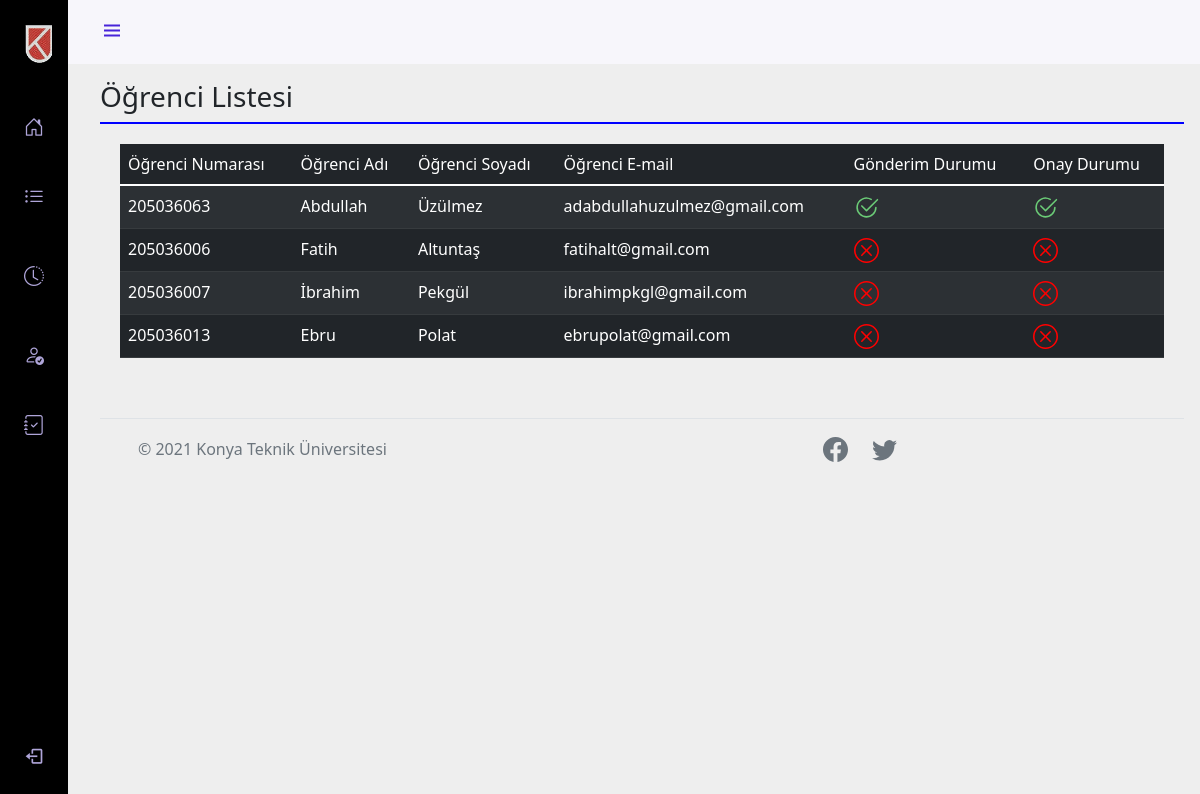
Screenshot of /Danisman/ogrenci_listesi.php?ID=3 with the database file from the repository.
### tables this page shows
CREATE TABLE `ogrenciler` (
  `Ogrenci_id` int(11) NOT NULL,
  `Ogrenci_adi` varchar(50) DEFAULT NULL,
  `Ogrenci_soyadi` varchar(50) DEFAULT NULL,
  `Ogrenci_Email` varchar(50) DEFAULT NULL,
  `Ogrenci_Sifre` varchar(20) DEFAULT NULL,
  `Ogrenci_cinsiyet` varchar(5) DEFAULT NULL,
  `Ogrenci_Telefon` varchar(11) DEFAULT NULL,
  `Ogrenci_no` varchar(9) NOT NULL,
  `Ogrenci_resim` varchar(40) DEFAULT NULL,
  `il_kodu` varchar(20) NOT NULL,
  `ilce_kodu` varchar(255) DEFAULT NULL,
  `Ogrenci_sinif_id` int(11) DEFAULT NULL,
  `Ogrenci_danisman_id` int(11) DEFAULT NULL,
  `Ogrenci_bolum_id` int(11) NOT NULL,
  `Durumu` int(11) DEFAULT NULL,
  `StajOnay` int(11) NOT NULL,
  `StajOnayBaskan` int(11) DEFAULT NULL,
  `Silinme_Durumu` tinyint(1) DEFAULT NULL,
  `OgrenciStajBasvuru` tinyint(4) NOT NULL,
  `OgrenciStajGonderim` tinyint(4) NOT NULL,
  `ReddetmeYorumu` varchar(255) DEFAULT NULL
);

### Danisman/ogrenci_listesi.php (the view, shortened to what this page needs)
<?php
include '../Include/Header.php';
if (isset($_GET['ID'])) {
  $GelenID        =   $_GET['ID'];
}
?>
<body id="body-pd">
  <header class="header" id="header">
    <div class="header_toggle"> <i class='bx bx-menu' id="header-toggle"></i> </div>
  </header>
  <div class="l-navbar" id="nav-bar">
    <nav class="nav">
      <div> <a href="AnaPanel_Danisman.php" class="nav_logo"><span class="nav_logo-name"><img src="../resimler/ktun_logo_koyu_zemin.gif" height="40"></span> </a>
        <div class="nav_list"> <a href="AnaPanel_Danisman.php" class="nav_link" style="text-decoration:none;"> <i class='bi bi-house-door nav_icon'></i> <span class="nav_name">Anasayfa</span> </a>
          <a href="sinif_listeleri.php" class="nav_link" style="text-decoration:none;"> <i class='bi bi-list-ul nav_icon'></i> <span class="nav_name">Öğrenci Listeleri</span> </a>
          <a href="onay_bekleyen_stajlar.php" class="nav_link" style="text-decoration:none;"> <i class='bi bi-clock-history nav_icon'></i> <span class="nav_name" style="text-decoration: center;">Onay Bekleyen<br>Stajlar</span> </a>
          <a href="onaylanmis_stajlar.php" class="nav_link" style="text-decoration:none; text-align: center;"> <i class='bi bi-person-check nav_icon'></i> <span class="nav_name">Onaylanmış Stajlar</span> </a>
          <a href="gönderilen_staj_dosyaları.php" class="nav_link" style="text-decoration:none; text-align: center;"> <i class="bi bi-journal-check nav_icon"></i> <span class="nav_name">Staj Dosyaları</span> </a>
        </div>
      </div> <a href="uyecikis.php" class="nav_link" style="text-decoration:none;"> <i class='bx bx-log-out nav_icon'></i> <span class="nav_name">Çıkış Yap</span> </a>
    </nav>
  </div>
  <div style="margin-top: 80px;">
    <h3>Öğrenci Listesi</h3>
  </div>
  <div style="border-top:2px solid blue; padding: 20px;">
    <table class="table table-dark table-striped">
      <thead>
        <tr>
        <td>Öğrenci Numarası</td>
          <td>Öğrenci Adı</td>
          <td>Öğrenci Soyadı</td>
          <td>Öğrenci E-mail</td>
          <td>Gönderim Durumu</td>
          <td>Onay Durumu</td>
        </tr>
      </thead>
      <?php
      $ogrenci_sor = $VeritabaniBaglantisi->prepare("SELECT * FROM ogrenciler WHERE Ogrenci_sinif_id=? ORDER BY Ogrenci_id ASC");
      $ogrenci_sor->execute(array($GelenID));
      foreach ($ogrenci_sor as $row) {
      ?>
        <tr>
        <td><?php echo $row['Ogrenci_no']; ?></td>
          <td><?php echo $row['Ogrenci_adi']; ?></td>
          <td><?php echo $row['Ogrenci_soyadi']; ?></td>
          <td><?php echo $row['Ogrenci_Email']; ?></td>
          <?php
          if ($row['OgrenciStajGonderim'] == 1)
          { ?>
            <td></td>
          <?php
          } else {
          ?>
            <td></td>
          <?php }
          if ($row['StajOnay'] == 1)
          { ?>
            <td></td>
          <?php
          } else {
          ?>
            <td></td>
        <?php }
        } ?>
        </tr>
    </table>
  </div>
  <?php
  include '../Include/footer.php';
  ?>

### style.css (style rules this page uses)
:root { --header-height: 3rem; --nav-width: 68px; --first-color: #4723d9; --first-color-light: #afa5d9; --white-color: #f7f6fb; --body-font: "Nunito", sans-serif; --normal-font-size: 1rem; --z-fixed: 100; }
body { position: relative; margin: var(--header-height) 0 0 0; padding: 0 1rem; font-family: var(--body-font); font-size: var(--normal-font-size); transition: 0.5s; }
a { text-decoration: none; }
.header { width: 100%; height: var(--header-height); position: fixed; top: 0; left: 0; display: flex; align-items: center; justify-content: space-between; padding: 0 1rem; background-color: var(--white-color); z-index: var(--z-fixed); transition: 0.5s; }
.header_toggle { color: var(--first-color); font-size: 1.5rem; cursor: pointer; }
.l-navbar { position: fixed; top: 0; left: -30%; width:var(--nav-width); height: 100vh; background-color: black; padding: 0.5rem 1rem 0 0; transition: 0.5s; z-index: var(--z-fixed); }
.nav { height: 100%; display: flex; flex-direction: column; justify-content: space-between; overflow: hidden; }
.nav_logo, .nav_link { display: grid; grid-template-columns: max-content max-content; align-items: center; column-gap: 1rem; padding: 0.5rem 0 0.5rem 1.5rem; }
.nav_logo { margin-bottom: 2rem; }
.nav_logo-name { color: var(--white-color); font-weight: 700; }
.nav_link { position: relative; color: var(--first-color-light); margin-bottom: 1.5rem; transition: 0.3s; }
.nav_icon { font-size: 1.25rem; }
@media screen and (min-width: 768px) { body { margin: calc(var(--header-height) + 1rem) 0 0 0; padding-left: calc(var(--nav-width) + 2rem); } }
@media screen and (min-width: 768px) { .header { height: calc(var(--header-height) + 1rem); padding: 0 2rem 0 calc(var(--nav-width) + 2rem); } }
@media screen and (min-width: 768px) { .l-navbar { left: 0; padding: 1rem 1rem 0 0; } }

### Include/Header.php (style rules this page uses)
body { background-color:#EEEEEE; }

### rows the page displays
ogrenciler: Ogrenci_no "205036063", Ogrenci_adi "Abdullah", Ogrenci_soyadi "Üzülmez", Ogrenci_Email "adabdullahuzulmez@gmail.com", OgrenciStajGonderim 1 (drawn), StajOnay 1 (drawn)
ogrenciler: Ogrenci_no "205036006", Ogrenci_adi "Fatih", Ogrenci_soyadi "Altuntaş", Ogrenci_Email "fatihalt@gmail.com", OgrenciStajGonderim 0 (drawn), StajOnay 0 (drawn)
ogrenciler: Ogrenci_no "205036007", Ogrenci_adi "İbrahim", Ogrenci_soyadi "Pekgül", Ogrenci_Email "ibrahimpkgl@gmail.com", OgrenciStajGonderim 0 (drawn), StajOnay 0 (drawn)
ogrenciler: Ogrenci_no "205036013", Ogrenci_adi "Ebru", Ogrenci_soyadi "Polat", Ogrenci_Email "ebrupolat@gmail.com", OgrenciStajGonderim 0 (drawn), StajOnay 0 (drawn)
